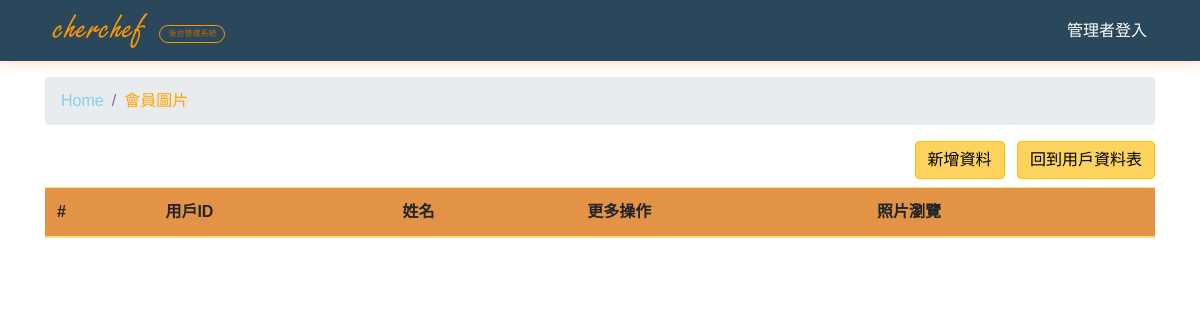
Page /Chef/clients_profile_pic.php on the earlier database version.
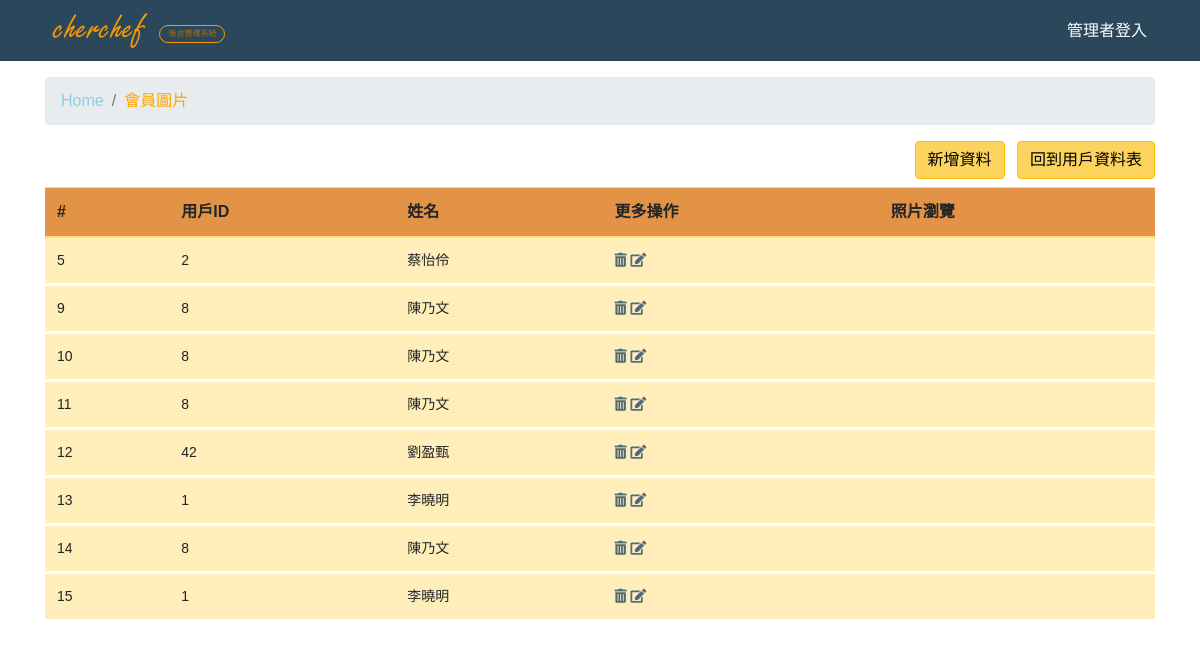
Same page on the later database version.
### tables this page shows
CREATE TABLE `clients_profile_pics` (
  `sid` int(11) UNSIGNED NOT NULL,
  `clients_sid` int(255) UNSIGNED DEFAULT NULL,
  `file_name` varchar(255) NOT NULL
);

CREATE TABLE `clients` (
  `sid` int(11) NOT NULL,
  `name` varchar(255) NOT NULL,
  `mobile` varchar(255) NOT NULL,
  `email` varchar(255) NOT NULL,
  `password` varchar(255) NOT NULL,
  `address` varchar(255) NOT NULL,
  `birthday` date NOT NULL,
  `profile_pic` varchar(255) NOT NULL,
  `kitchen_pics` varchar(255) NOT NULL
);

### Chef/clients_profile_pic.php (the view, shortened to what this page needs)
<?php
require __DIR__.'/connect.php';
$t_sql = "SELECT COUNT(1) FROM clients_profile_pics";
$t_stmt = $pdo->query($t_sql);
$total_rows = $t_stmt->fetch(PDO::FETCH_NUM)[0];
$sql = sprintf("SELECT * FROM clients_profile_pics ORDER BY sid LIMIT %s, %s", 1, $total_rows);
$stmt = $pdo->query($sql);
$rows = $stmt->fetchAll(PDO::FETCH_ASSOC);
?>
<?php include __DIR__. '/_html_header.php' ?>
<?php include __DIR__. '/_navbar.php' ?>
<div class="container pt-3">
<nav aria-label="breadcrumb">
    <ol class="breadcrumb cyan lighten-4">
      <li class="breadcrumb-item"  ><a class="" style="color:skyblue;" href="index.php">Home</a></li>
      <li class="breadcrumb-item active" style="color:orange;">會員圖片</li>
    </ol>
  </nav>
<div class="row">
  <div class="col-lg-12">
    <div class="float-right mb-2">
      <a href="clients_profile_pic_insert.php"><button type="button" class="btn btn-warning mr-2">新增資料</button></a>
      <a href="clients_list.php"><button type="button" class="btn btn-warning">回到用戶資料表</button></a>
    </div>
  </div>
</div>
<div class="row">
<div class="col-lg-12 table-responsive card-list-table">
<table class="table table-warning table-hover"
             data-locale="zh-TW"
             data-toggle="table"
             data-pagination="true"
             data-page-list="[10, 25, 50, 100, 200, All]"
             data-sort-order="desc"
             data-search="true"
             data-search-align="left"
             data-pagination-pre-text="上一頁"
             data-pagination-next-text="下一頁"
             data-buttons-class="warning"
             data-buttons-toolbar=".buttons-toolbar"
            >
<thead class="bg-warning text-nowrap">
<tr>
    <th scope="col" data-sortable="true">#</th>
    <th scope="col" data-sortable="true">用戶ID</th>
    <th scope="col" data-sortable="true">姓名</th>
    <th scope="col">更多操作</th>
    <th scope="col">照片瀏覽</th>
</tr>
  </thead>
  <tbody>
  <?php foreach($rows as $row):?>
    <tr class="form_data_font_style">
      <td data-title="#"><?=$row['sid']?></td>
   <?php
   $stmt2 = $pdo->prepare("SELECT * FROM clients WHERE sid=?");
   $stmt2->execute([$row['clients_sid']]);
   $user = $stmt2->fetch(PDO::FETCH_ASSOC);
   ?>
      <td data-title="用戶ID"><?=$row['clients_sid']?></td>
      <td data-title="姓名"><?=$user['name']?></td>
     <td data-title="更多操作">
     <a href="javascript: delete_it(<?= $row['sid'] ?>,'<?= $row['file_name']?>')"><i class="fas fa-trash-alt"></i></a>
     <a href="clients_profile_pic_edit.php?sid=<?= $row['sid'] ?>"><i class="fas fa-edit"></i></a></td>
     <td data-title="照片瀏覽">
      </td>
    </tr>
<?php endforeach; ?>
  </tbody>
</table>
</div>
</div>
</div>
<?php include __DIR__. '/_html_footer.php';  ?>

### Chef/_html_header.php (shortened to what this page needs)
<!DOCTYPE html>
<html lang="en">
<head>
    <link rel="stylesheet" href="https://use.fontawesome.com/releases/v5.7.2/css/all.css">
    <link rel="stylesheet" href="./bootstrap/css/bootstrap.css">
    <link rel="stylesheet" href="main.css" type="text/css">
    <link rel="stylesheet" href="lightbox2-master/dist/css/lightbox.min.css">
    <link rel="stylesheet" href="https://unpkg.com/bootstrap-table@1.14.2/dist/bootstrap-table.min.css">
    <link rel="stylesheet" href="js/sweetalert2.min.css">
    <link rel="stylesheet" type="text/css" href="https://cdn.datatables.net/v/bs4/dt-1.10.18/datatables.min.css"/>
</head>
<body>

### Chef/_navbar.php (shortened to what this page needs)
<div class="row mx-0">
    <div class="col-lg-12 px-0">
        <nav class="navbar navbar-expand-lg h-150 ">
            <div class="container">
                <div class="mr-3">
                <a class="navbar-brand m-0" href="index.php" >
                    <img src="pic/chef_logo.svg" width="110" height="35" alt="">
                </a>
                <div class="d-inline-block logo-font">後台管理系統</div>
                </div>
                <div class="collapse navbar-collapse" id="navbarSupportedContent">
                    <?php if(!isset($_SESSION['user'])): ?>
                    <ul class="navbar-nav ml-auto">
                        <li class="nav-item">
                        <a class="nav-link" href="login.php">管理者登入</a>
                        </li>
                    </ul>
                    <?php endif ?>
                </div>
            </div>
        </nav>
    </div>
</div>

### Chef/_html_footer.php (shortened to what this page needs)
</body>
</html>

### Chef/main.css (style rules this page uses)
* { font-family: 'Noto Sans TC', sans-serif; }
.table { margin: 0; }
.form_data_font_style { font-size: 14px; font-family: Arial, Helvetica, sans-serif, "微軟正黑體"; }
nav a { color: white; }
.navbar { transition: .3s; background: #2A475C; }
table a { color: #506c80; }
.logo-font { border: 1px solid rgb(250, 151, 3); border-radius: 16px; font-size: 0.5rem; font-weight: 100; padding: 2px 8px; color: rgb(182, 109, 0); }
html { margin: 0; padding: 0; width: 100% }
body { margin: 0; padding: 0; width: 100%; background-size: cover; height: 100vh; display: table; }
.table-warning td { border-color: #fff !important; border-bottom: 3px solid #fff; }
.btn-warning { color: #000; background-color: #fbd35d !important; }
.table-warning thead { background: #e29346 !important; }

Differences in the rows shown:
added clients_profile_pics: sid "5", clients_sid "2", clients.name "蔡怡伶"
added clients_profile_pics: sid "9", clients_sid "8", clients.name "陳乃文"
added clients_profile_pics: sid "10", clients_sid "8", clients.name "陳乃文"
added clients_profile_pics: sid "11", clients_sid "8", clients.name "陳乃文"
added clients_profile_pics: sid "12", clients_sid "42", clients.name "劉盈甄"
added clients_profile_pics: sid "13", clients_sid "1", clients.name "李曉明"
added clients_profile_pics: sid "14", clients_sid "8", clients.name "陳乃文"
added clients_profile_pics: sid "15", clients_sid "1", clients.name "李曉明"
